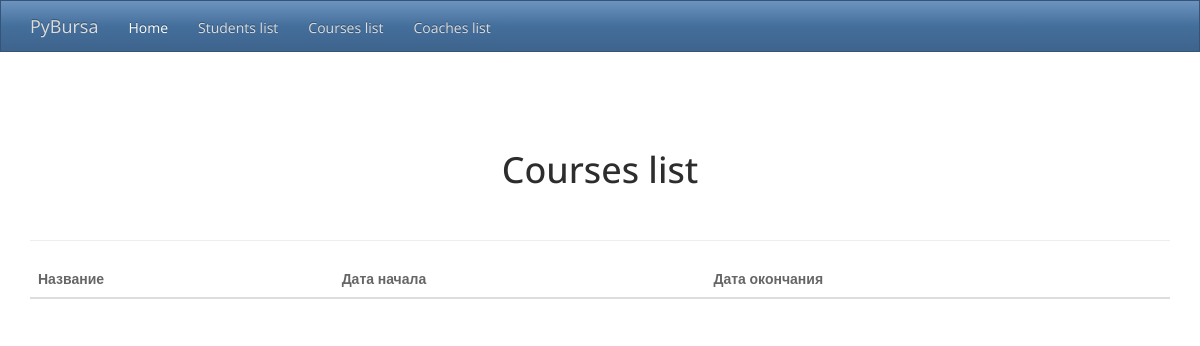
The app's page /courses/, older data.
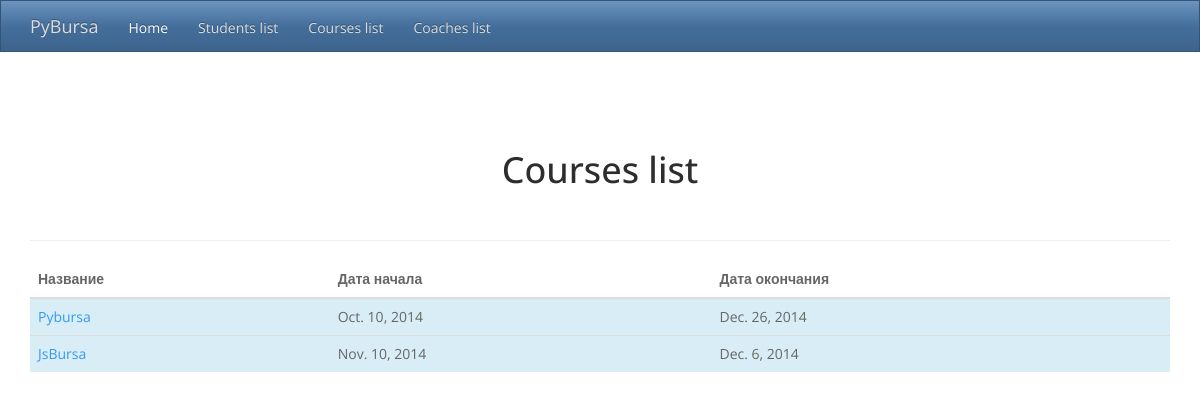
The same page, newer data.
### courses/models.py (models this page shows, shortened)
class Course(models.Model):
    LANGUAGES = (
        ('PY', 'Python'),
        ('RU', 'Ruby'),
        ('JS', 'JavaScript'),
    )
    name = models.CharField(max_length=255)
    description = models.CharField(max_length=255)
    technology = models.CharField(max_length=2, choices=LANGUAGES)
    lecturer = models.ForeignKey('coaches.Coach')
    assistant = models.ForeignKey('coaches.Coach',  blank=True,
                                  related_name="course_assistant")
    date_of_start = models.DateField()
    date_of_end = models.DateField()

### courses/views.py (the view)
def courses_list(request):
    courses = Course.objects.all()
    return render(request, 'courses/list.html', {'courses': courses})

### templates/courses/list.html (shortened to what this page needs)
{% load static %}<!DOCTYPE html>
<html lang="en"><head><meta http-equiv="Content-Type" content="text/html; charset=UTF-8">
    <link href="{% static "dist/css/bootstrap.min.css" %}" rel="stylesheet">
    <link href="{% static "examples/starter-template.css" %}" rel="stylesheet">
  </head>
  <body>
    <nav class="navbar navbar-inverse navbar-fixed-top" role="navigation">
      <div class="container">
        <div class="navbar-header">
          <a class="navbar-brand" href="#">PyBursa</a>
        </div>
        <div id="navbar" class="collapse navbar-collapse">
          <ul class="nav navbar-nav">
            <li class="active"><a href="/">Home</a></li>
            <li><a href="/students/">Students list</a></li>
            <li><a href="/courses/">Courses list</a></li>
            <li><a href="/coaches/">Coaches list</a></li>
          </ul>
        </div>
      </div>
    </nav>
    <div class="container">
        <div class="row">
            <div class="col-lg-12">
                <div class="page-header">
                    <h1 id="tables">Courses list</h1>
                </div>
                <div class="bs-component">
                    <table class="table table-striped table-hover ">
                        <thead>
                        <tr>
                            <th>Название</th>
                            <th>Дата начала</th>
                            <th>Дата окончания</th>
                        </tr>
                        </thead>
                        <tbody>
                       {% for course in courses %}
                         <tr class="info">
                         <td><a href="/courses/{{ course.id }}/">
                             {{ course.name }}</a></td>
                         <td>{{ course.date_of_start }}</td>
                         <td>{{ course.date_of_end }}</td>
                         </tr>
                       {% endfor %}
                        </tbody>
                    </table>
                </div>
            </div>
        </div>
    </div>
</body></html>

### static/examples/starter-template.css (style rules this page uses)
body { padding-top: 50px; }
.page-header { padding: 40px 15px; text-align: center; }

Row changes from the older to the newer data that the page shows:
added Course: name "Pybursa", date_of_start "Oct. 10, 2014", date_of_end "Dec. 26, 2014"
added Course: name "JsBursa", date_of_start "Nov. 10, 2014", date_of_end "Dec. 6, 2014"
